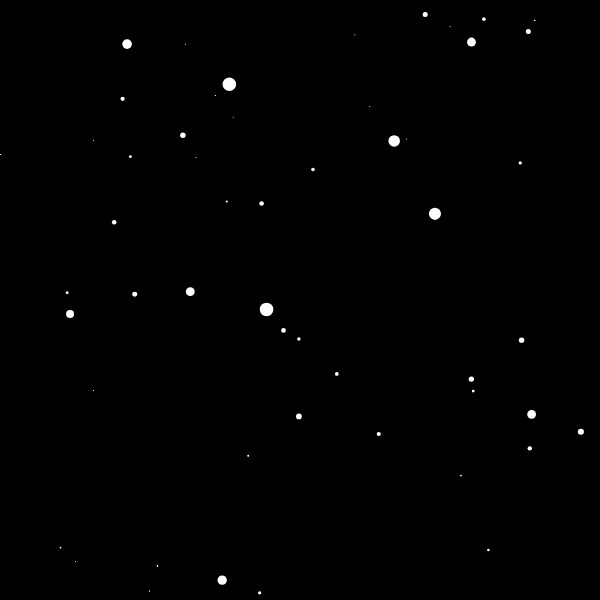
Frame 1 (no input)
Frame 60 (no input): identical to frame 1, image omitted
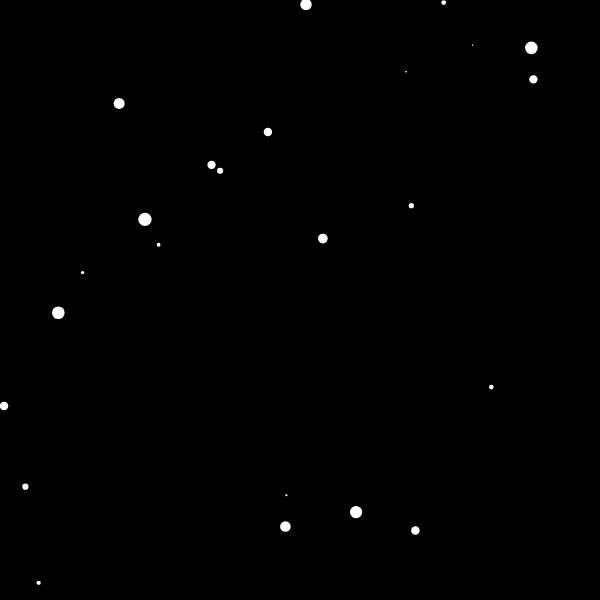
Frame 120 (the mouse pressed at the canvas centre since frame 60)

The p5.js sketch that drew these frames (run headless with seeded random() and noise() and a simulated clock; from frame 60 on, the mouse is pressed at the canvas centre):

// p5.js sketch
// ── sketch.js
var stars = [];

var speed;

function setup() {
  createCanvas(600, 600);
  for (var i = 0; i < 800; i++) {
    stars[i] = new Star();
  }
}

function draw() {
  speed = map(mouseX, 0, width, 0, 30);
  background(0);
  translate(width / 2, height / 2);
  for (var i = 0; i < stars.length; i++) {
    stars[i].update();
    stars[i].show();
  }
}
// ── Star.js
function Star(){
  this.x = random(-width,width);
  this.y = random(-height,height);
  this.z = random(width);
  this.pz = this.z;

  this.update = function(){
      this.z = this.z - speed;
      if(this.z<1){
          this.z = random(width);
          this.x = random(-width,width);
          this.y = random(-height,height);
          this.pz = this.z;
      }
  }

  this.show = function(){
      fill(255);
      noStroke();

      let sx = map(this.x / this.z,0,1,0,width);
      let sy = map(this.y / this.z,0,1,0,height);

      let r = map(this.z,0,width,16,0);
      ellipse(sx,sy,r,r);

      let px = map(this.sx / this.pz,0,1,0,width);
      let py = map(this.py / this.pz,0,1,0,height);

      this.pz = this.z;     
      
      stroke(255);
      line(px,py,sx,sy);
  }
}
